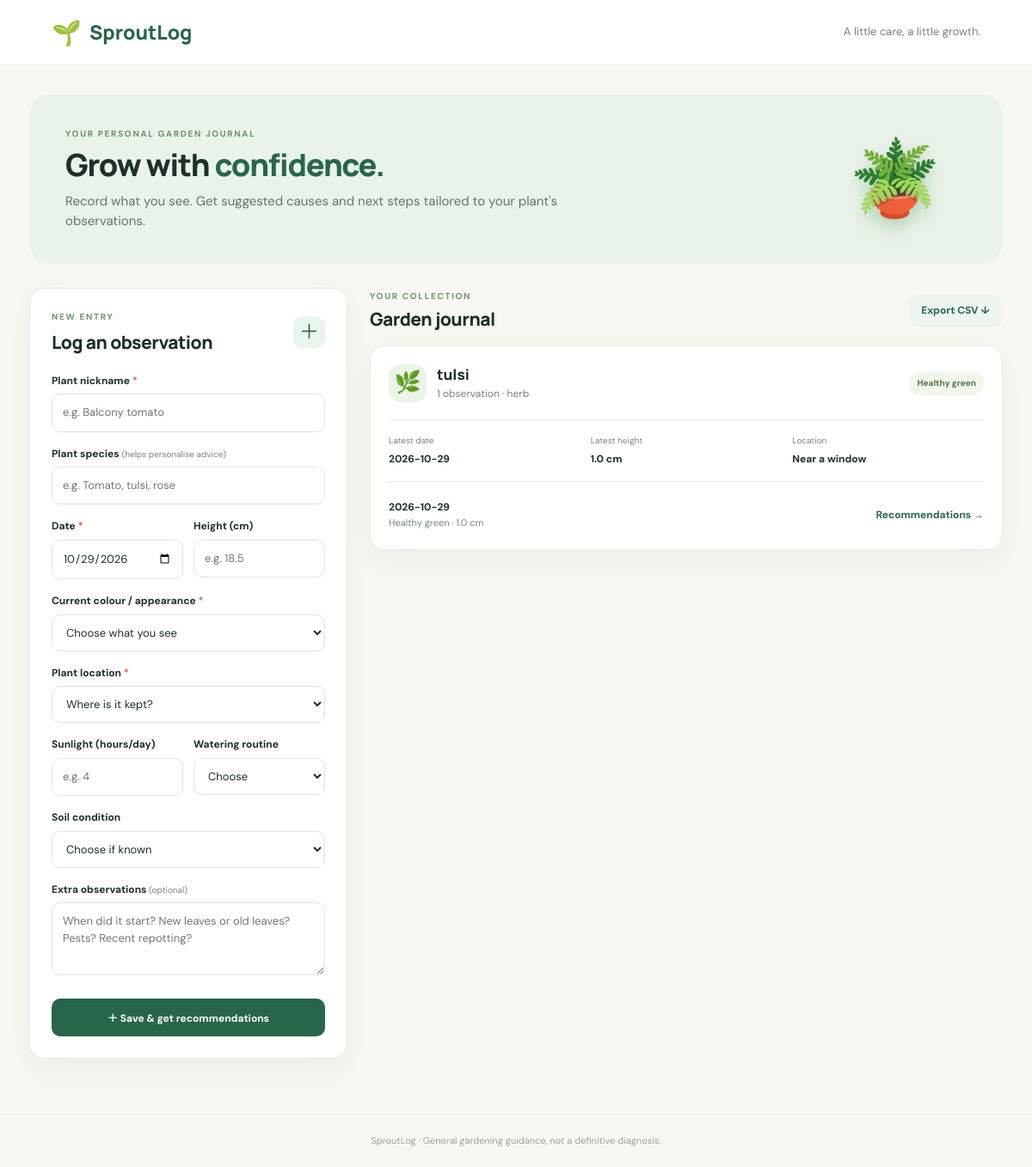
The page / on the database its author committed.
### tables this page shows
CREATE TABLE observations (
            id INTEGER PRIMARY KEY AUTOINCREMENT,
            plant_name TEXT NOT NULL,
            plant_species TEXT DEFAULT '',
            observation_date TEXT NOT NULL,
            colour TEXT NOT NULL,
            height_cm REAL,
            location TEXT NOT NULL,
            sunlight_hours REAL,
            watering_frequency TEXT DEFAULT '',
            soil_condition TEXT DEFAULT '',
            notes TEXT DEFAULT ''
        );

### app.py (the view)
@app.route("/")
def index():
    with get_db() as conn:
        rows = conn.execute("SELECT * FROM observations ORDER BY observation_date DESC, id DESC").fetchall()
    plants = {}
    for row in rows:
        plants.setdefault(row["plant_name"], []).append(dict(row))
    return render_template("index.html", plants=plants, today=date.today().isoformat())

### app.py (called while the page is built)
def get_db():
    conn = sqlite3.connect(DB_PATH)
    conn.row_factory = sqlite3.Row
    return conn

### templates/index.html (shortened to what this page needs)
{% extends "base.html" %}
{% block content %}
<section class="hero"><div><p class="eyebrow">YOUR PERSONAL GARDEN JOURNAL</p><h1>Grow with <span>confidence.</span></h1><p class="hero-copy">Record what you see. Get suggested causes and next steps tailored to your plant's observations.</p></div><div class="hero-plant" aria-hidden="true">🪴</div></section>
<section class="layout">
<section class="panel form-panel">
<div class="section-heading"><div><p class="eyebrow">NEW ENTRY</p><h2>Log an observation</h2></div><span class="round-icon">＋</span></div>
<form action="{{ url_for('add_observation') }}" method="post">
<label for="plant_name">Plant nickname <span>*</span></label><input id="plant_name" name="plant_name" placeholder="e.g. Balcony tomato" required>
<label for="plant_species">Plant species <small>(helps personalise advice)</small></label><input id="plant_species" name="plant_species" placeholder="e.g. Tomato, tulsi, rose">
<div class="two-col"><div><label for="observation_date">Date <span>*</span></label><input id="observation_date" type="date" name="observation_date" value="{{ today }}" required></div><div><label for="height_cm">Height (cm)</label><input id="height_cm" type="number" name="height_cm" min="0" step="0.1" placeholder="e.g. 18.5"></div></div>
<label for="colour">Current colour / appearance <span>*</span></label><select id="colour" name="colour" required><option value="">Choose what you see</option></select>
<label for="location">Plant location <span>*</span></label><select id="location" name="location" required><option value="">Where is it kept?</option></select>
<div class="two-col"><div><label for="sunlight_hours">Sunlight (hours/day)</label><input id="sunlight_hours" type="number" name="sunlight_hours" min="0" max="24" step="0.5" placeholder="e.g. 4"></div><div><label for="watering_frequency">Watering routine</label><select id="watering_frequency" name="watering_frequency"><option value="">Choose</option></select></div></div>
<label for="soil_condition">Soil condition</label><select id="soil_condition" name="soil_condition"><option value="">Choose if known</option></select>
<label for="notes">Extra observations <small>(optional)</small></label><textarea id="notes" name="notes" rows="3" placeholder="When did it start? New leaves or old leaves? Pests? Recent repotting?"></textarea>
<button class="button primary full" type="submit">＋ Save & get recommendations</button>
</form></section>
<section class="garden-column"><div class="section-heading garden-title"><div><p class="eyebrow">YOUR COLLECTION</p><h2>Garden journal</h2></div><a class="button secondary" href="{{ url_for('export_csv') }}">Export CSV ↓</a></div>
{% if plants %}{% for plant_name, entries in plants.items() %}<article class="plant-card"><div class="plant-card-top"><div class="plant-avatar">🌿</div><div class="plant-name"><h3>{{ plant_name }}</h3><p>{{ entries|length }} observation{{ '' if entries|length == 1 else 's' }}{% if entries[0].plant_species %} · {{ entries[0].plant_species }}{% endif %}</p></div><span class="status-pill">{{ entries[0].colour }}</span></div>
<div class="metrics"><div><span>Latest date</span><strong>{{ entries[0].observation_date }}</strong></div><div><span>Latest height</span><strong>{% if entries[0].height_cm is not none %}{{ entries[0].height_cm }} cm{% else %}Not recorded{% endif %}</strong></div><div><span>Location</span><strong>{{ entries[0].location }}</strong></div></div>
<div class="entry-list">{% for entry in entries %}<div class="entry-row"><div><strong>{{ entry.observation_date }}</strong><span>{{ entry.colour }}{% if entry.height_cm is not none %} · {{ entry.height_cm }} cm{% endif %}</span></div><a class="text-link" href="{{ url_for('plant_detail', observation_id=entry.id) }}">Recommendations →</a></div>{% endfor %}</div></article>{% endfor %}
{% else %}<div class="empty-state"><div class="empty-illustration">🌱</div><h3>Your garden starts here</h3><p>Add your first observation. The recommendation page will explain possible causes and practical next steps.</p></div>{% endif %}</section></section>
{% endblock %}

### static/style.css (style rules this page uses)
:root { --green:#28664c;--green-dark:#1e4e3a;--mint:#e9f4eb;--cream:#f8f8f2;--ink:#1e3027;--muted:#78847c;--line:#e7ece5;--white:#fff;--shadow:0 12px 34px rgba(32,69,47,.06) }
* { box-sizing:border-box }
body { margin:0;background:var(--cream);color:var(--ink);font-family:'DM Sans',sans-serif;font-size:15px;line-height:1.55 }
.hero { display:flex;align-items:center;justify-content:space-between;background:#eaf3e9;border-radius:24px;padding:32px 42px;margin-bottom:28px;overflow:hidden }
.eyebrow { color:#6b9275;font-weight:700;font-size:10px;letter-spacing:1.7px;margin:0 0 7px }
.hero h1,.detail-hero h1 { font:800 clamp(28px,3vw,39px)/1.2 Manrope,sans-serif;margin:0 0 10px;letter-spacing:-1.2px }
.hero h1 span { color:var(--green) }
.hero-copy { color:#66766a;margin:0;max-width:600px }
.hero-plant { font-size:86px;margin:0 30px 0 20px;filter:drop-shadow(0 10px 10px #b6d2b8) }
.layout { display:grid;grid-template-columns:370px minmax(0,1fr);gap:26px;align-items:start }
.panel,.plant-card,.empty-state { background:#fff;border:1px solid var(--line);border-radius:18px;padding:25px;box-shadow:var(--shadow) }
.form-panel { position:sticky;top:20px }
.section-heading { display:flex;align-items:center;justify-content:space-between;margin-bottom:22px }
.section-heading h2,.panel h2,.recommendations h2 { font:750 21px Manrope,sans-serif;margin:0;letter-spacing:-.5px }
.round-icon { display:grid;place-items:center;width:37px;height:37px;border-radius:12px;background:var(--mint);color:var(--green);font-size:23px }
label { display:block;font-weight:700;font-size:12px;margin:16px 0 6px }
label span { color:#cb6a4f }
label small { font-weight:400;color:var(--muted) }
input,select,textarea { width:100%;border:1px solid #dfe6df;border-radius:10px;background:#fff;padding:11px 12px;color:var(--ink);font:inherit;font-size:13px;outline:none }
textarea { resize:vertical }
.two-col { display:grid;grid-template-columns:1fr 1fr;gap:12px }
.button { display:inline-flex;align-items:center;justify-content:center;border:0;border-radius:10px;padding:11px 15px;text-decoration:none;font:700 12px 'DM Sans',sans-serif;cursor:pointer;transition:.2s }
.primary { background:var(--green);color:#fff }
.full { width:100%;margin-top:20px;padding:13px }
.secondary { background:#eef5ef;color:var(--green) }
.garden-title { margin:2px 0 17px }
.garden-title .eyebrow { margin-bottom:4px }
.plant-card { padding:21px;margin-bottom:15px }
.plant-card-top { display:flex;align-items:center;gap:12px }
.plant-avatar { width:44px;height:44px;flex:0 0 44px;border-radius:14px;background:#eaf4e9;display:grid;place-items:center;font-size:25px }
.plant-name { min-width:0;flex:1 }
.plant-name h3 { font:750 17px Manrope,sans-serif;margin:0 }
.plant-name p { margin:2px 0 0;color:var(--muted);font-size:12px }
.status-pill { max-width:140px;overflow:hidden;text-overflow:ellipsis;white-space:nowrap;font-size:10px;font-weight:700;background:#f2f6ed;color:#55734f;border-radius:20px;padding:6px 9px }
.metrics { display:grid;grid-template-columns:1fr 1fr 1fr;gap:12px;margin:20px 0;padding:16px 0;border-top:1px solid var(--line);border-bottom:1px solid var(--line) }
.metrics div,.detail-metrics div { min-width:0 }
.metrics span,.detail-metrics span { display:block;color:var(--muted);font-size:10px;margin-bottom:5px }
.metrics strong,.detail-metrics strong { display:block;font-size:12px;overflow-wrap:anywhere }
.entry-list { display:grid;gap:12px }
.entry-row { display:flex;align-items:center;justify-content:space-between;gap:12px }
.entry-row div { display:grid;gap:1px }
.entry-row strong { font-size:12px }
.entry-row span { font-size:11px;color:var(--muted) }
.text-link,.back-link { color:var(--green);font-weight:700;font-size:12px;text-decoration:none;white-space:nowrap }

### rows shown on the page
observations: plant_name "tulsi", entries "1", plant_species "herb", colour "Healthy green", observation_date "2026-10-29", height_cm "1.0", location "Near a window"
